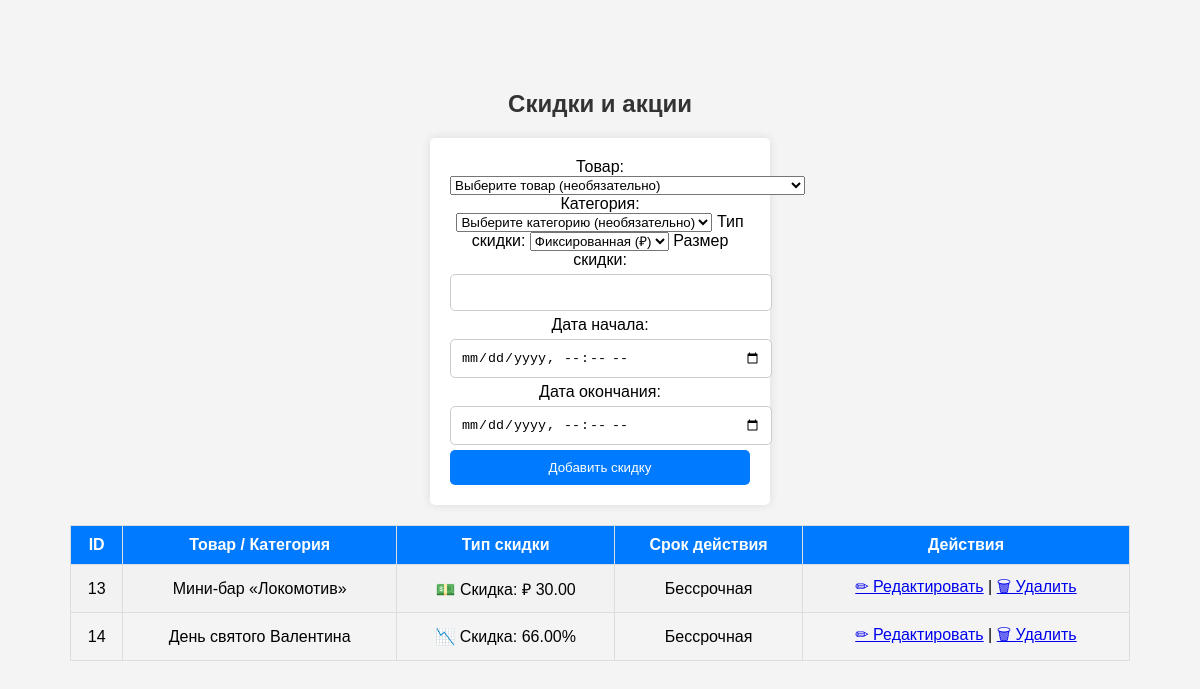
Before: /admin/discounts.php (signed in) with the older database file.
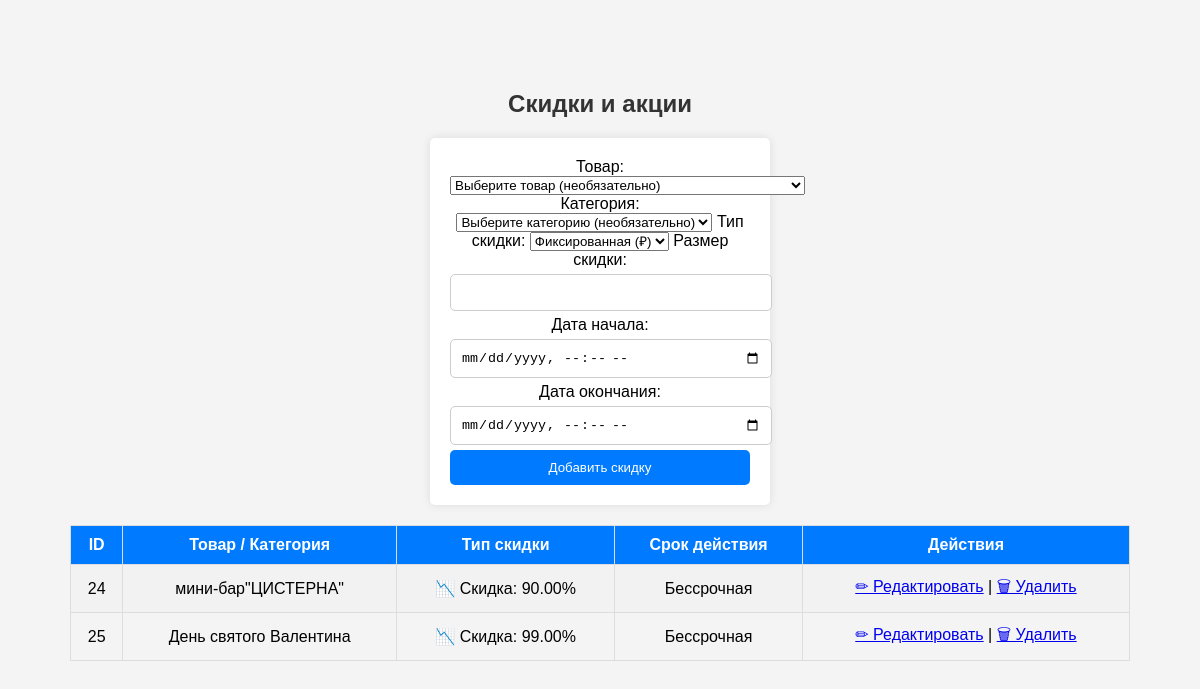
After: the same page with the newer database file.
### tables this page shows
CREATE TABLE `discounts` (
  `id` int(11) NOT NULL AUTO_INCREMENT,
  `product_id` int(11) DEFAULT NULL,
  `category_id` int(11) DEFAULT NULL,
  `discount_type` enum('fixed','percentage') NOT NULL,
  `discount_value` decimal(10,2) NOT NULL,
  `start_date` datetime DEFAULT NULL,
  `end_date` datetime DEFAULT NULL,
  PRIMARY KEY (`id`),
  KEY `product_id` (`product_id`),
  KEY `category_id` (`category_id`),
  CONSTRAINT `discounts_ibfk_1` FOREIGN KEY (`product_id`) REFERENCES `products` (`id`) ON DELETE CASCADE,
  CONSTRAINT `discounts_ibfk_2` FOREIGN KEY (`category_id`) REFERENCES `categories` (`id`) ON DELETE CASCADE
);

CREATE TABLE `products` (
  `id` int(11) NOT NULL AUTO_INCREMENT,
  `name` varchar(255) NOT NULL,
  `description` text DEFAULT NULL,
  `price` decimal(10,2) NOT NULL,
  `image` varchar(255) DEFAULT NULL,
  `stock` int(11) DEFAULT 0,
  `created_at` timestamp NOT NULL DEFAULT current_timestamp(),
  `category_id` int(11) NOT NULL,
  `images` text DEFAULT NULL,
  `sku` varchar(50) NOT NULL,
  `subcategory` varchar(100) NOT NULL,
  `size` varchar(50) NOT NULL,
  `material` varchar(100) NOT NULL,
  `status` tinyint(1) NOT NULL DEFAULT 1,
  `slug` varchar(255) NOT NULL,
  `seo_title` varchar(255) DEFAULT NULL,
  `seo_description` text DEFAULT NULL,
  `seo_keywords` varchar(255) DEFAULT NULL,
  PRIMARY KEY (`id`),
  UNIQUE KEY `slug` (`slug`)
);

CREATE TABLE `categories` (
  `id` int(11) NOT NULL AUTO_INCREMENT,
  `name` varchar(100) NOT NULL,
  `seo_title` varchar(255) DEFAULT NULL,
  `seo_description` text DEFAULT NULL,
  `seo_keywords` text DEFAULT NULL,
  `slug` varchar(255) DEFAULT NULL,
  PRIMARY KEY (`id`),
  UNIQUE KEY `name` (`name`),
  UNIQUE KEY `slug` (`slug`)
);

### admin/discounts.php (the view, shortened to what this page needs)
<?php
require_once '../database/db.php';
$discounts = $conn->query("SELECT d.*, p.name AS product_name, c.name AS category_name
                           FROM discounts d
                           LEFT JOIN products p ON d.product_id = p.id
                           LEFT JOIN categories c ON d.category_id = c.id
                           ORDER BY d.end_date DESC")->fetchAll(PDO::FETCH_ASSOC);
?>
<!DOCTYPE html>
<html lang="ru">
<head>
    <link rel="stylesheet" href="styles.css">
</head>
<body>
<h2>Скидки и акции</h2>
<form method="POST" action="add_discount.php">
    <label>Товар:</label>
    <select name="product_id">
        <option value="">Выберите товар (необязательно)</option>
    </select>
    <label>Категория:</label>
    <select name="category_id">
        <option value="">Выберите категорию (необязательно)</option>
    </select>
    <label>Тип скидки:</label>
    <select name="discount_type" required>
        <option value="fixed">Фиксированная (₽)</option>
    </select>
    <label>Размер скидки:</label>
    <input type="number" step="0.01" name="discount_value" required>
    <label>Дата начала:</label>
    <input type="datetime-local" name="start_date">
    <label>Дата окончания:</label>
    <input type="datetime-local" name="end_date">
    <button type="submit">Добавить скидку</button>
</form>
<table border="1">
    <tr>
        <th>ID</th>
        <th>Товар / Категория</th>
        <th>Тип скидки</th>
        <th>Срок действия</th>
        <th>Действия</th>
    </tr>
    <?php foreach ($discounts as $d): ?>
    <tr>
        <td><?= $d['id']; ?></td>
        <td><?= $d['product_name'] ?? $d['category_name'] ?? 'Все товары'; ?></td>
        <td>
    <?php if ($d['discount_type'] == 'fixed'): ?>
        💵 Скидка: <?= "₽ " . number_format($d['discount_value'], 2, '.', ''); ?>
    <?php elseif ($d['discount_type'] == 'percentage'): ?>
        📉 Скидка: <?= $d['discount_value'] . "%"; ?>
    <?php else: ?>
        ❌ Ошибка: нет данных
    <?php endif; ?>
</td>
        <td><?= $d['start_date'] ? $d['start_date'] . ' - ' . $d['end_date'] : 'Бессрочная'; ?></td>
        <td>
        <a href="edit_discount.php?id=<?= $d['id']; ?>">✏ Редактировать</a> |
    <a href="delete_discount.php?id=<?= $d['id']; ?>" onclick="return confirm('Удалить скидку?');">🗑 Удалить</a>   </td>
    </tr>
    <?php endforeach; ?>
</table>
</body>
</html>

Changed rows visible on the page:
removed discounts: id "13", product.name "Мини-бар «Локомотив»", discount_value "30.00", shows "Бессрочная"
removed discounts: id "14", category.name "День святого Валентина", discount_value "66.00", shows "Бессрочная"
added discounts: id "24", product.name "мини-бар\"ЦИСТЕРНА\"", discount_value "90.00", shows "Бессрочная"
added discounts: id "25", category.name "День святого Валентина", discount_value "99.00", shows "Бессрочная"
